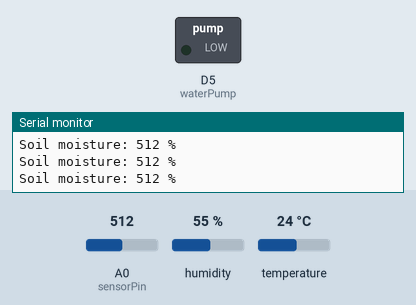
A sketch run on a simulated ESP8266 (NodeMCU). Shown: switched loads named in the sketch (green lamp = pin HIGH), the last lines printed to the serial monitor. The inputs (shaded band) are chosen by the test bench; at power-on: A0 (sensorPin) = 512, humidity 55 %, temperature 24 °C. WiFi joins after 1.5 s; servers stay silent unless stated.

Above: at 3.0 s.
3.1 s: A0 (sensorPin) set to 318
4.6 s: A0 (sensorPin) set to 291
At 5.9 s:
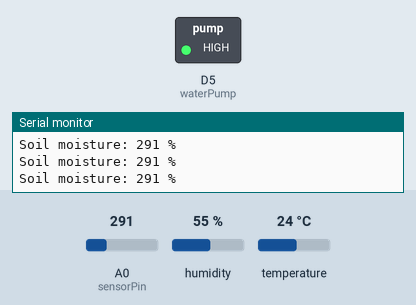
6.2 s: A0 (sensorPin) set to 306
At 7.2 s:
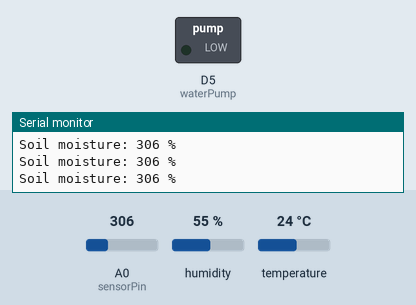
7.8 s: A0 (sensorPin) set to 122
At 8.4 s:
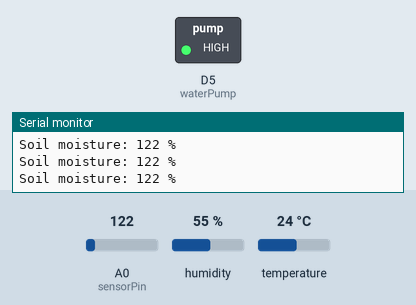
Timing chart, 0 to 10.5 s (numbered marks = the images above; inputs shaded):
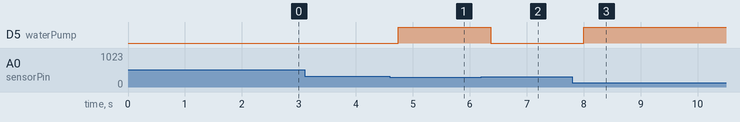

The sketch:

AUTOMATE_FARM.ino
```cpp
#include <Blynk.h>
#include <BlynkSimpleEsp8266.h>

#include <ESP8266WiFi.h>
#include <DHT.h>

#define BLYNK_PRINT Serial
#define DHTTYPE DHT11
#define DHTPIN D3 /*temp and Humidity sensor*/
#define waterPump D5 /*Pumpwater*/
#define sensorPin A0 /*soil moisture sensor*/

int tempo=100;/*watering time*/

/* Standard Soil moisture */
int limitSoilmoisture = 300;
int limitMaxSoilmoisture = 900;


/*username and password your wifi*/
char auth[] = "7f3667afef1a41c4b6a3b244f5a58af9"; /*code send from email*/
char ssid[] = "AndroidAP"; /*nameWifi*/
char pass[] = "yui251571";/*Passwordwifi*/


/*program setting*/
DHT dht(DHTPIN, DHTTYPE);
BlynkTimer timer;

void setup()
{
  Serial.begin(9600);
  Blynk.begin(auth, ssid, pass);
  dht.begin();
  timer.setInterval(1000L, sendSensor);
  pinMode(sensorPin, INPUT);
  pinMode(waterPump, OUTPUT);
}

/*DHT11*/
void sendSensor()
{
  float h = dht.readHumidity();
  float t = dht.readTemperature();

  if (isnan(h) || isnan(t)) {
    Blynk.notify("Failed DHT sensor!");
  }
  else if(t>= 15 && t <= 40){
    Blynk.notify("Suitable Temperature Makes Plants grow!");
  }
  else if(t >= 20 && t <= 30){
    Blynk.notify("Transport Of Food In Plants Is Good!");
  }
 /* send Humidity Value and Temperature Value to V5 V6*/
  Blynk.virtualWrite(V5, t);
  Blynk.virtualWrite(V6, h);
}

  /*button on off */
BLYNK_WRITE(V1){
  digitalWrite(waterPump,param.asInt());
}
BLYNK_CONNECTED(){
  Blynk.syncAll();
}

/*Automatic Pump*/
void loop()
{
  Blynk.run();
  timer.run();
  int sensorValue = analogRead(sensorPin);
  Blynk.virtualWrite(V2, sensorValue); /*send Value soil moisture to V2 in blynk*/

  /*print to Serial Monitor*/
  Serial.print("Soil moisture: ");
  Serial.print(sensorValue);
  Serial.println(" %");
  delay(tempo);

  /* Control Water Pump*/
  if (sensorValue > 0 && sensorValue < limitSoilmoisture){
    Blynk.notify("Water your plants");
    digitalWrite(waterPump,HIGH);
    delay(tempo);
  }
  else if (sensorValue >= limitSoilmoisture && sensorValue < limitMaxSoilmoisture){
    digitalWrite(waterPump,LOW);
    Blynk.notify("plants happy!");
    delay(tempo);
  }
}
```

Measured:
- the behaviour switches between 300 and 299 on A0 (sensorPin) (found by bisection; images 0 and 1)
- after the input at 4.6 s, D5 (waterPump): LOW → HIGH after 0.14 s
- after the input at 6.2 s, D5 (waterPump): HIGH → LOW after 0.17 s
- after the input at 7.8 s, D5 (waterPump): LOW → HIGH after 0.20 s
